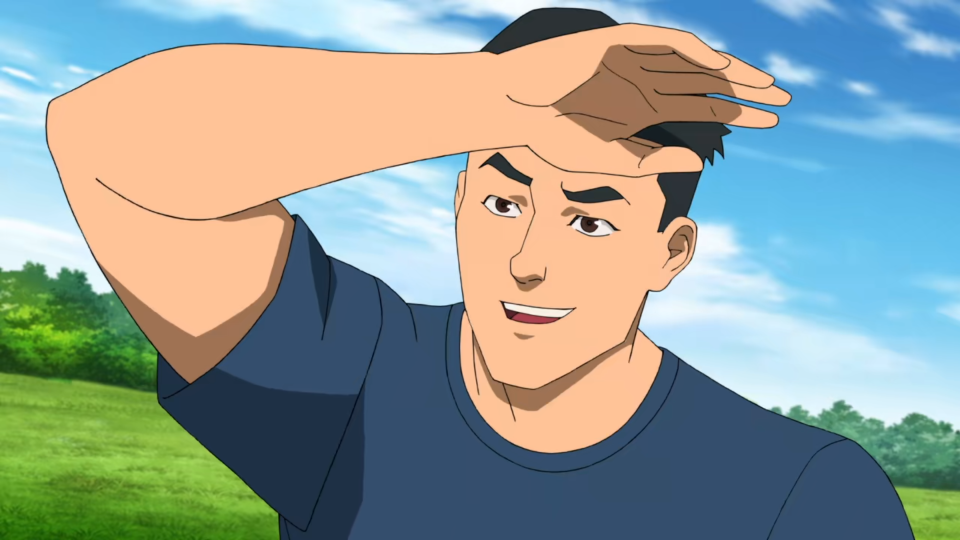
#> input picture scripts/color_detection/pics/grayson.png, 1920 x 1080 px, found by its file name (shown at 1/2 size)
$ python amy_color_v4.py
#> lines starting #> are read from the running program, lines starting #| are printed output that depends on the picture; after the words box and inside, x2 and y2 are one past the last pixel; in counts of white or black regions, pixels touching at a corner belong together
import cv2
import numpy as np
from sklearn.cluster import KMeans
from scipy.spatial import KDTree

color_dict = {(0,0,0):"black", (255,255,255):"white", (255,0,0):"red", (0,255,0):"green", (0,0,255):"blue", (255,255,0):"yellow", (255,0,255):"magenta", (0,255,255):"cyan"}
color_names = list(color_dict.values())
color_rgb = list(color_dict.keys())
tree = KDTree(color_rgb)

img_path = "peeps/rover-software/four_balloons_project/pics/grayson.png"
box = 20
mouse_x, mouse_y = 0,0
img1 = cv2.imread(img_path)
#> img1 is the input picture: shape (1080, 1920, 3); mean B, G, R 150.9, 157.8, 145.3
img1 = cv2.resize(img1, (400,400), interpolation=cv2.INTER_AREA)
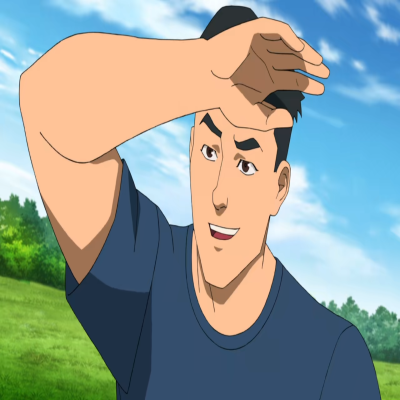
#> img1: shape (400, 400, 3); mean B, G, R 150.9, 157.8, 145.3
current_text = "Click clck"

def get_color(roi, k=2):
    pixels = roi.reshape((-1,3))
    pixels = np.float32(pixels)
    clstr = KMeans(n_clusters=k, n_init=5)
    clstr.fit(pixels)
    _, counts = np.unique(clstr.labels_, return_counts = True)
    dominant_bgr = clstr.cluster_centers_[np.argmax(counts)].astype(int)
    return dominant_bgr

def mouse_event(event, x, y, flags, param):
    global  mouse_x, mouse_y, current_text
    mouse_x, mouse_y =x,y
    img2 = img1.copy()
    #cv2.rectangle(img3, (top_left_x, top_left_y), (bottom_right_x, bottom_right_y), (0,255,0), 2)
    if event == cv2.EVENT_LBUTTONDOWN:
        top_left_x = max(0, x-box//2)
        top_left_y = max(0, y-box//2)
        bottom_right_x = min(img1.shape[1], x+box//2)
        bottom_right_y = min(img1.shape[0], y+box//2)
        roi = img2[top_left_y:bottom_right_y, top_left_x:bottom_right_x]
        if roi.size>0:
            dominant_bgr = get_color(roi, k=2)
            b,g,r = int(dominant_bgr[0]), int(dominant_bgr[1]), int(dominant_bgr[2])
            _, i=tree.query((r,g,b))
            color_name = color_names[i]
            current_text = color_name
            print(color_name)

cv2.namedWindow("new-window")
cv2.setMouseCallback("new-window", mouse_event)

while True:
    img3 = img1.copy()
    x1, y1 = max(0,mouse_x-box//2), max(0, mouse_y-box//2)
    x2, y2 = min(img1.shape[1], mouse_x+box//2), min(img1.shape[0], mouse_y+box//2)
#> x2 = 10; y2 = 10
    cv2.rectangle(img3, (x1,y1), (x2,y2), (0,255,0), 1)
#> img3: shape (400, 400, 3); 0.02% of pixels changed, all inside (x1, y1, x2, y2) = (0, 0, 11, 11)
    cv2.putText(img3, current_text, (10,30), cv2.FONT_HERSHEY_SIMPLEX, 0.8, (255,255,0),2)
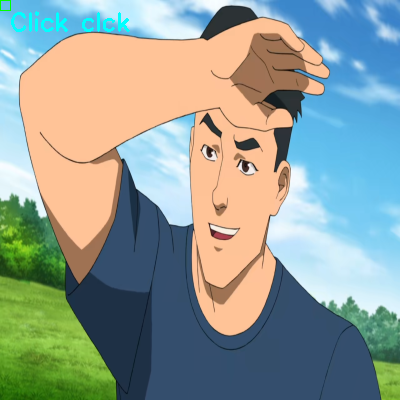
#> img3: shape (400, 400, 3); mean B, G, R 150.9, 158.1, 144.8
    #cv2.putText(img3, current_text, (10,60), cv2.FONT_HERSHEY_SIMPLEX, 0.8, (255,0,0),2)
    cv2.imshow("new-window", img3)
    if cv2.waitKey(1) & 0xFF==27:
#> (key Esc is pressed here)
        break

cv2.destroyAllWindows()
